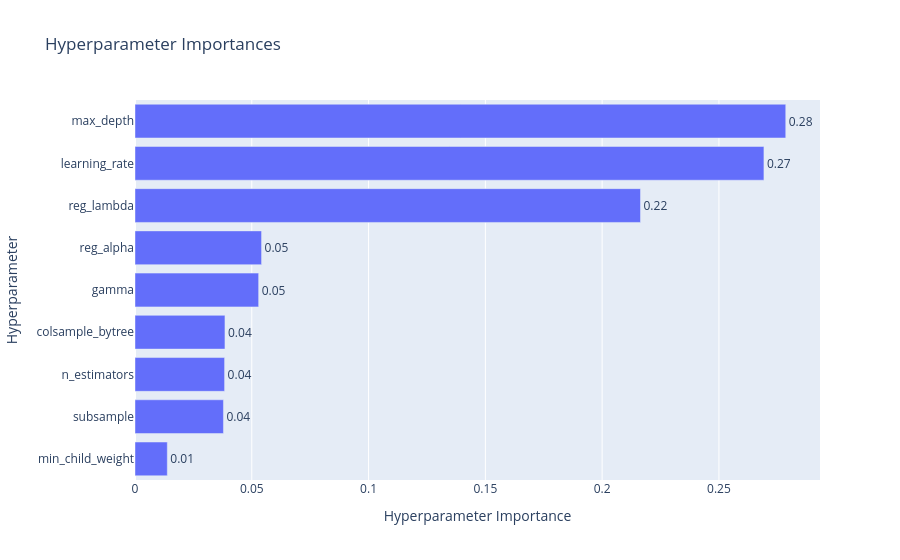
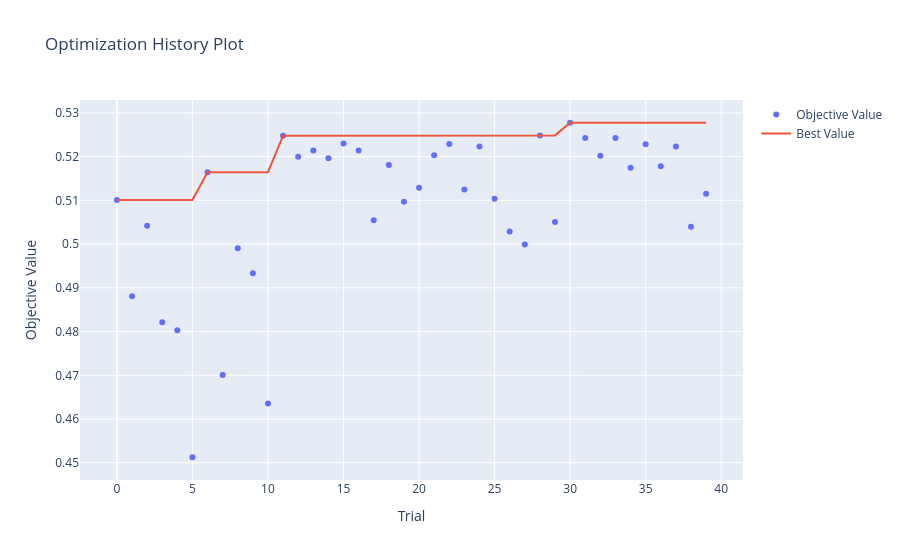

Notebook code for these charts, in order:
### Code cell
display(vis.plot_param_importances(study_gene))
display(vis.plot_optimization_history(study_gene))

### Figure 1 — Plotly figure (JSON) as saved in the notebook; plotly's stock layout.template omitted (floating-point values rounded to 4 significant figures)
{"data": [{"cliponaxis": false, "hovertemplate": ["min_child_weight (IntDistribution): 0.01383654486468681<extra></extra>", "subsample (FloatDistribution): 0.03786639451177197<extra></extra>", "n_estimators (IntDistribution): 0.038354364773953466<extra></extra>", "colsample_bytree (FloatDistribution): 0.03851645514893262<extra></extra>", "gamma (FloatDistribution): 0.05294011007835503<extra></extra>", "reg_alpha (FloatDistribution): 0.05418800513515533<extra></extra>", "reg_lambda (FloatDistribution): 0.2164227215625788<extra></extra>", "learning_rate (FloatDistribution): 0.26926751028456647<extra></extra>", "max_depth (IntDistribution): 0.27860789363999966<extra></extra>"], "name": "Objective Value", "orientation": "h", "text": ["0.01", "0.04", "0.04", "0.04", "0.05", "0.05", "0.22", "0.27", "0.28"], "textposition": "outside", "x": [0.01384, 0.03787, 0.03835, 0.03852, 0.05294, 0.05419, 0.2164, 0.2693, 0.2786], "y": ["min_child_weight", "subsample", "n_estimators", "colsample_bytree", "gamma", "reg_alpha", "reg_lambda", "learning_rate", "max_depth"], "type": "bar"}], "layout": {"title": {"text": "Hyperparameter Importances"}, "xaxis": {"title": {"text": "Hyperparameter Importance"}}, "yaxis": {"title": {"text": "Hyperparameter"}}}}

### Figure 2 — Plotly figure (JSON) as saved in the notebook; plotly's stock layout.template omitted (floating-point values rounded to 4 significant figures)
{"data": [{"mode": "markers", "name": "Objective Value", "x": [0, 1, 2, 3, 4, 5, 6, 7, 8, 9, 10, 11, 12, 13, 14, 15, 16, 17, 18, 19, 20, 21, 22, 23, 24, 25, 26, 27, 28, 29, 30, 31, 32, 33, 34, 35, 36, 37, 38, 39], "y": [0.5101, 0.4881, 0.5042, 0.4821, 0.4803, 0.4513, 0.5164, 0.4701, 0.4991, 0.4933, 0.4635, 0.5248, 0.52, 0.5214, 0.5196, 0.523, 0.5214, 0.5054, 0.5181, 0.5097, 0.5129, 0.5203, 0.5229, 0.5125, 0.5223, 0.5104, 0.5029, 0.4999, 0.5248, 0.505, 0.5277, 0.5243, 0.5202, 0.5242, 0.5174, 0.5228, 0.5178, 0.5223, 0.5039, 0.5115], "type": "scatter"}, {"mode": "lines", "name": "Best Value", "x": [0, 1, 2, 3, 4, 5, 6, 7, 8, 9, 10, 11, 12, 13, 14, 15, 16, 17, 18, 19, 20, 21, 22, 23, 24, 25, 26, 27, 28, 29, 30, 31, 32, 33, 34, 35, 36, 37, 38, 39], "y": [0.5101, 0.5101, 0.5101, 0.5101, 0.5101, 0.5101, 0.5164, 0.5164, 0.5164, 0.5164, 0.5164, 0.5248, 0.5248, 0.5248, 0.5248, 0.5248, 0.5248, 0.5248, 0.5248, 0.5248, 0.5248, 0.5248, 0.5248, 0.5248, 0.5248, 0.5248, 0.5248, 0.5248, 0.5248, 0.5248, 0.5277, 0.5277, 0.5277, 0.5277, 0.5277, 0.5277, 0.5277, 0.5277, 0.5277, 0.5277], "type": "scatter"}, {"marker": {"color": "#cccccc"}, "mode": "markers", "name": "Infeasible Trial", "showlegend": false, "x": [], "y": [], "type": "scatter"}], "layout": {"title": {"text": "Optimization History Plot"}, "xaxis": {"title": {"text": "Trial"}}, "yaxis": {"title": {"text": "Objective Value"}}}}
